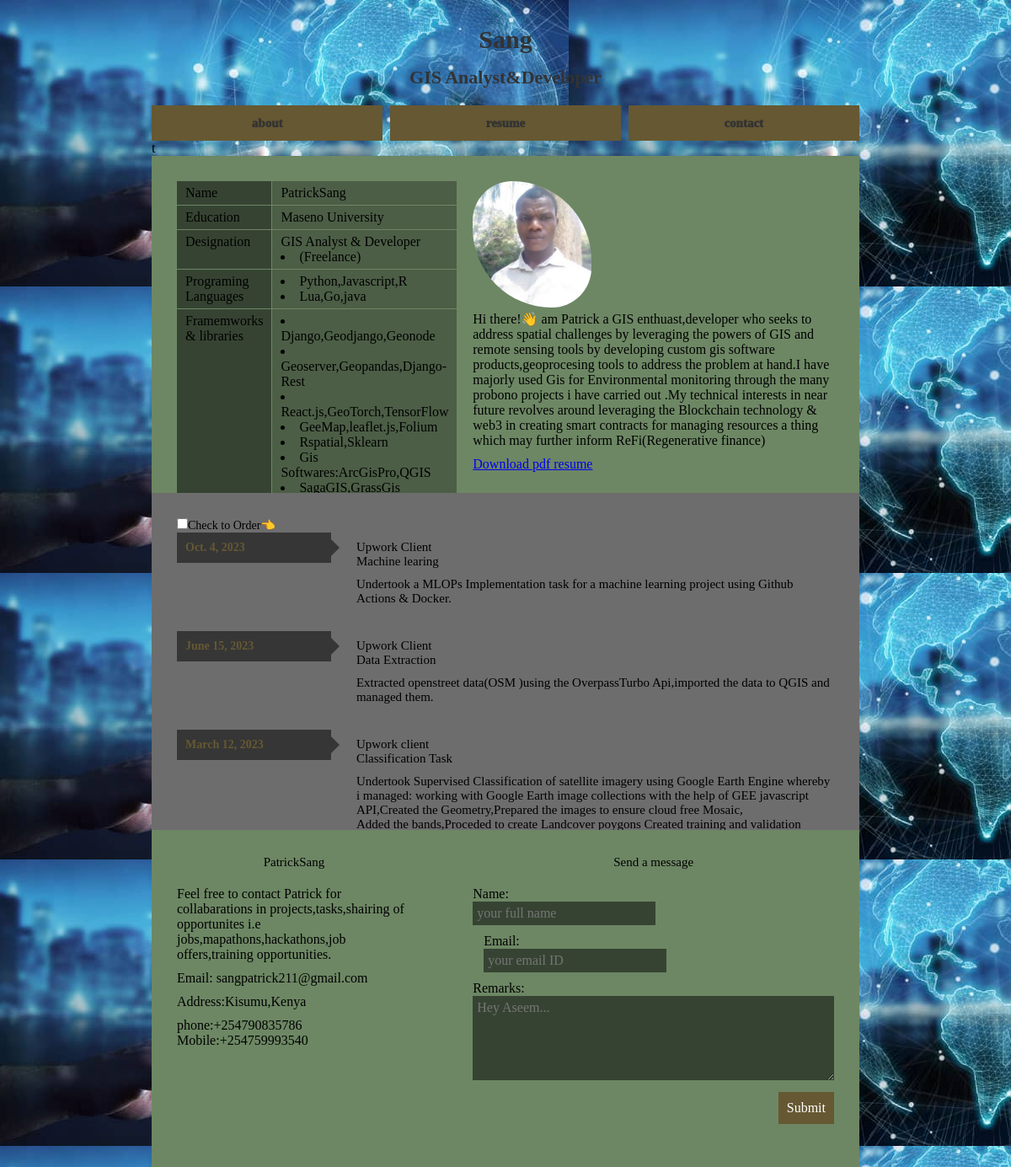
The page / on the database its author committed.
### oneefolio/models.py (models this page shows, shortened)
class experience(models.Model):
    co_name = models.CharField(help_text='pcompany name', max_length=20) ## nax_length argument is mandatory
    designation = models.CharField(help_text='Enter your designation there', max_length=20)
    project_description = models.TextField(help_text='Care to describe what you did there..', max_length=500)
    worked_on = models.DateField()

### oneefolio/views.py (the view)
# urls.py: re_path(r'^$', views.index, name='index'),
def index(request):
    work_ex = toggle_order('asc') ## View work experience orderedin reverse chronological order
    icons = social.objects.all()
    alt_text = []
    for i in icons:
        alt_text.append(re.findall(r'//([w|in]+.)?(\w+).',i.social_links)[0][1])
    both = zip(icons, alt_text)
    gtk = get_to_know()
    return render(request, 'index.html', {'work_ex':work_ex, 'both':both, 'gtk':gtk })

### oneefolio/forms.py (shortened to what this page needs)
class get_to_know(forms.ModelForm):
    def __init__(self, *a, **k):
        super(get_to_know,self).__init__(*a, **k)
        self.fields['name'].required = False
        self.fields['name'].widget = forms.TextInput(attrs={'placeholder':'your full name',})
        self.fields['email'].widget = forms.TextInput(attrs={'placeholder':'your email ID',})
        self.fields['remarks'].widget = forms.Textarea(attrs={'placeholder':'Hey Aseem...','rows':'5',})
    class Meta:
        model = get_feedback
        fields = "__all__"

### oneefolio/templatetags/oneefolio_extras.py (called while the page is built)
@register.filter(name='ccat')
def string_concat(a1,a2):
    return str(a1) + str(a2)

@register.filter(name='stringify')
def stringify(content):
    return str(content)

### oneefolio/views.py (called while the page is built)
def toggle_order(ord):
    if ord == 'asc':
        work_ex = experience.objects.filter().order_by('-worked_on')
        description = "User chose to print in Reverse-chronological Order"
    else:
        work_ex = experience.objects.filter().order_by('worked_on')
        description = "User chose to print in Chronological Order"
    return work_ex

### oneefolio/templates/index.html (shortened to what this page needs)
{% include "header.html" %}
 	{% include "profile.html" %}
	{% include "content.html" %}
{% include "footer.html" %}

### oneefolio/templates/header.html (shortened to what this page needs)
{% load static %}
<!DOCTYPE html PUBLIC "-//W3C//DTD XHTML 1.0 Strict//EN" "http://www.w3.org/TR/xhtml1/DTD/xhtml1-strict.dtd">
<html xmlns="http://www.w3.org/1999/xhtml" lang="en" xml:lang="en">
<head>
	<link type="text/css" rel="stylesheet" href="{% static 'css/style.css' %}">
	<link rel="stylesheet" href="{% static 'static/css/style.css'%}">
</head>
<body  id='bg' style="background-image:url('{% static 'images/personal/background.jpg'%}');">
	<div id="mainwrap">

### oneefolio/templates/profile.html (shortened to what this page needs)
<header>
    <h1><a href="/">Sang</a></h1>
    <h2>GIS Analyst&Developer</h2>
    <ul id="menu">
        <li><a class="profile" href="#profile" title="Profile">About</a><span>Get To Know  me</span></li>
        <li><a class="resume" href="#resume" title="Resume">resume</a><span>What do best</span></li>
        <li><a class="contact" href="#contact" title="Contact">Contact</a><span>Get in </span></li>
        </ul>
</header>

### oneefolio/templates/content.html (shortened to what this page needs)
t{% load static %}
{% load oneefolio_extras %}
<div id="content">
			<div id="profile" class="section">
				<div class="column col3">
					<table id="bioinfo">
						<tbody>
							<tr>
								<td class="odd">Name</td>
								<td class="even">PatrickSang</td>
							</tr>
							<tr>
								<td class="odd">Education</td>
								<td class="even">Maseno University</td>
							</tr>
							<tr>
							<tr>
								<td class="odd">Designation</td>
								<td class="even">GIS Analyst & Developer<li>(Freelance)</li></td>
		</tr>
							<tr>
								<td class="odd">Programing Languages</td>
								<td class="even"><li>Python,Javascript,R</li><li>Lua,Go,java</li></td>
							</tr>
							<tr>
								<td class="odd">Framemworks & libraries</td>
								<td class="even"><li>Django,Geodjango,Geonode</li>
			<li>Geoserver,Geopandas,Django-Rest</li><li>React.js,GeoTorch,TensorFlow</li><li>GeeMap,leaflet.js,Folium</li><li>Rspatial,Sklearn</li>
									<li>Gis Softwares:ArcGisPro,QGIS<li>SagaGIS,GrassGis
									GEE,Pyqgis</li></td>
							</tr>
						</tbody>
					</table>
				</div>
				<div class="own_img column col5 pl-50">
					<img src="{% static 'images/personal/rez4.jpg' %}" alt="gisnalyst" />
<p> Hi there!&#128075 am Patrick a GIS enthuast,developer who seeks to address spatial challenges by leveraging the powers of GIS and remote sensing tools  by developing custom gis software products,geoprocesing tools to address the problem at hand.I have majorly used Gis  for Environmental monitoring through the many probono projects i have carried out .My technical interests in near future revolves around leveraging the Blockchain technology & web3 in creating smart contracts for managing resources a thing which may further inform ReFi(Regenerative finance)
</p>
					<p><a href="#">Download pdf resume</a></p>
				</div>
			</div>
			<div id="resume" class="section">
				<input type="checkbox" name="order" id="sorted_order"><label for="order">Check to Order&#128072</label>
				{% include "resume.html" %}
			</div>
			<div id="contact" class="section">
				<div class="column col3">
					<h3>PatrickSang</h3>
					<p>Feel free to contact Patrick for collabarations in projects,tasks,shairing of opportunites i.e jobs,mapathons,hackathons,job offers,training opportunities. </p>
					<p>	Email: sangpatrick211@gmail.com</p>
					<p>Address:Kisumu,Kenya</p>
					<p>phone:+254790835786<br />
						Mobile:+254759993540</p>
				</div>
				<div class="column col5 pl-50">
					<h3>Send a message</h3>
					<form id="contactform" method="post" action="user_feedback/">
						{% include "feedback.html" %}
						<p class="column col8"><input class="button" type="submit" value="Submit" /></p>
					</form>
				</div>
		</div>

### oneefolio/templates/resume.html
<table id="cv">
    <tbody>
        {% for job in work_ex %}
        <tr>
            <td class="col2"><div class="date">{{job.worked_on}}</div></td>
            <td class="col6 pl-30">
                <p class="company">{{job.co_name}}</p>
                <p class="title">{{job.designation}}</p>
                <p class="description">{{job.project_description|linebreaksbr}}</p>
            </td>
        </tr>
        {% endfor %}
    </tbody>
</table>

### oneefolio/templates/feedback.html
{% load oneefolio_extras %}
{% for g in gtk %}
    {% if 'type="text"' in g|stringify %}
        <p class="column col4">{{ g.label_tag }} {{ g }}</p>
    {% else %}
        <p class="column col8">{{ g.label_tag }} {{ g }}</p>
    {% endif %}
{% endfor %}

### oneefolio/templates/footer.html (shortened to what this page needs)
<div id="footer">

### static/css/style.css (style rules this page uses)
* { border:0; font-family:"Lucida Handwriting"; font-size:100%; vertical-align:baseline; margin:0; padding:0; -webkit-box-sizing: border-box; -moz-box-sizing: border-box; box-sizing: border-box; }
body { font:16px 'monospace'; font-weight:280; background-color:none; color:dark; }
ol,ul { list-style:none; list-style-image:none; list-style-position:outside; list-style-type:none; }
img { border:none; max-width:85%; }
.own_img img { max-width:500px; height:150px; border-top-left-radius: 5rem; border-top-right-radius:10rem; border-bottom-left-radius: 10rem; border-bottom-right-radius: 5rem; }
a { color:shades of blue; text-decoration:underline; outline:none; }
p { margin:0 0 10px; }
header h1 { margin:30px 0 0; text-align: center; font-family:"Segoe Script" ; background-image:url('static/images/personal/20.jpg'); }
header h1 a { font-size:30px; color:#333333; text-decoration:none; text-align: center; font-family:"Segoe Script"; }
header h2 { color:#333; font-size:22px; margin:15px 0 0; text-align: center; font-family:"Segoe Script"; }
h3 { font-size:15px; font-weight:400; margin:0 0 20px; font-family:"Segoe Script" ; text-align: center; }
.column { margin-left:3%; padding:0 0%; float:left; }
.column:first-child { margin-left:0; }
.col2 { width:22.75%; }
.col3 { width:35.625%; }
.col4 { width:50.5%; }
.col5 { width:61.375%; }
.col6 { width:74.25%; }
.col8 { margin-left:0; width:100%; }
.pl-50 { padding-left:50px; }
.pl-30 { padding-left:30px; }
#mainwrap { overflow:hidden; position:relative; width:840px; margin:0 auto; }
#content { height:1200px; overflow:hidden; position:relative; }
.section { float:left; height:400px; margin-right:50px; position:relative; width:100%; padding:30px; overflow:hidden; }
#profile { background-color: #6d8764; }
#resume { background: #6d6d6d; overflow-y:scroll; font-size: 14px; }
#contact { background-color: #6d8764; }
#menu { margin-top:20px; overflow:hidden; }
#menu li { display:block; float:left; width:32.666%; margin-left:1%; position:relative; }
#menu li:first-child { margin-left:0; }
#menu li a { display:block; height:42px; line-height:42px; color:#333; font-size:15px; font-weight: 1000; font-family:"Segoe Script" ; text-align:center; text-decoration:none; text-transform:lowercase; margin-top:0px; background-color:#665832; }
#bioinfo { width:100%; border-collapse: collapse; }
#bioinfo tr td { padding:5px 10px; }
#bioinfo .odd { background: rgba(0,0,0,0.5); border-right:1px solid #6d8764; border-bottom:1px solid #6d8764; }
#bioinfo .even { background: rgba(0,0,0,0.3); border-bottom:1px solid #6d8764; }
#cv { margin:0; padding:0; border-collapse: collapse; }
#cv .date { position: relative; padding: 10px; color:#665832; background: rgba(0,0,0,0.5); font-weight: 900; }
#cv .date:after { content: ""; display: block; position: absolute; right: -10px; top: 50%; width: 0; border-width: 10px 0 10px 10px; border-style: solid; border-color: transparent rgba(0,0,0,0.5); margin-top:-10px; }
#cv .company { font-size:15px; margin:0; padding:0; }
#cv .title { font-size:15px; margin:0; padding:0; }
#cv .description { font-size:15px; margin:10px 0 30px; padding:0; }
#contactform label { width:100%; display:block; }
#contactform input, #contactform textarea { width:100%; background-color:rgba(0,0,0,0.5); color:white; border:none; padding:5px; }
#contactform input.button { background-color:#665832; padding:10px; width:auto; float:right; cursor:pointer; }
#footer { color:black; text-align:center; width:100%; padding-top:20px; margin-top:-2px; }

### rows shown on the page
experience: worked_on "Oct. 4, 2023", co_name "Upwork Client", designation "Machine learing", project_description "Undertook a MLOPs Implementation task for a machine learning project using Github Actions & Docker."
experience: worked_on "June 15, 2023", co_name "Upwork Client", designation "Data Extraction", project_description "Extracted openstreet data(OSM )using the OverpassTurbo Api,imported the data to QGIS and managed them."
experience: worked_on "March 12, 2023", co_name "Upwork client", designation "Classification Task", project_description "Undertook Supervised Classification of satellite imagery using Google Earth Engine whereby i managed: working with Google Earth image collections with the help of GEE javascript API,Created the Geometry,Prepared the images to ensure cloud free Mosaic, Added the bands,Proceded to create Landcover poygons Created training and validation…"

### other values the page prints
{{ g.label_tag }} "Name:" "Email:"
{{ g.label_tag }} "Remarks:"
